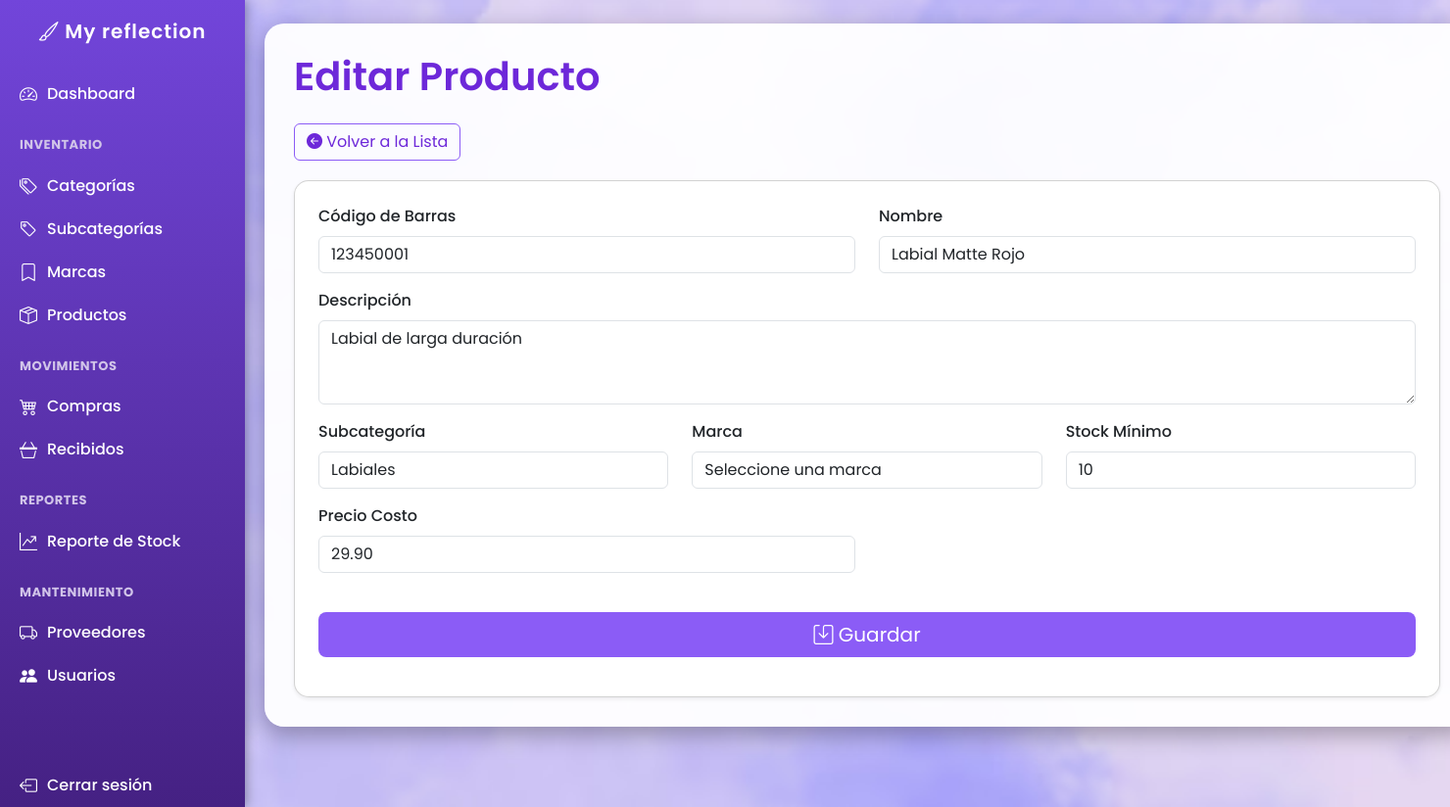
Screenshot of /index.php?c=producto&a=editar&id=1 (signed in) with the database file from the repository.
### tables this page shows
CREATE TABLE Producto (
    idProducto INT AUTO_INCREMENT PRIMARY KEY,
    sku VARCHAR(50) UNIQUE NULL,
    codigoBarras VARCHAR(100) UNIQUE NULL,
    nombre VARCHAR(150) NOT NULL,
    descripcion TEXT,
    idSubcategoria INT,
    idMarca INT,
    stockMinimo INT DEFAULT 0,
    precioCosto DECIMAL(10,2) NOT NULL,
    fechaCreacion DATETIME DEFAULT CURRENT_TIMESTAMP,
    fechaModificacion DATETIME NULL,
    usuarioCreacion VARCHAR(100),
    usuarioModificacion VARCHAR(100),
    esDesactivado TINYINT(1) DEFAULT 0,
    FOREIGN KEY (idSubcategoria) REFERENCES Subcategoria(idSubcategoria),
    FOREIGN KEY (idMarca) REFERENCES Marca(idMarca)
);

CREATE TABLE Subcategoria (
    idSubcategoria INT AUTO_INCREMENT PRIMARY KEY,
    codigo INT NOT NULL,
    nombre VARCHAR(100) NOT NULL,
    idCategoria INT NOT NULL,
    fechaCreacion DATETIME DEFAULT CURRENT_TIMESTAMP,
    fechaModificacion DATETIME NULL,
    usuarioCreacion VARCHAR(100),
    usuarioModificacion VARCHAR(100),
    esDesactivado TINYINT(1) DEFAULT 0,
    FOREIGN KEY (idCategoria)
        REFERENCES Categoria (idCategoria)
);

### controller/ProductoController.php (called while the page is built, shortened)
<?php
require_once __DIR__ . '/../model/Producto.php';
require_once __DIR__ . '/../model/Subcategoria.php';
class ProductoController {
    private $model;
    public function __construct() {
        $this->model = new Producto();
    }
    public function editar($id) {
        $producto = $this->model->obtener($id);
        $subcategoria = new Subcategoria();
        $subcategorias = $subcategoria->listar();
        require_once __DIR__ . '/../view/producto/form.php';
    }
}

### config/Conexion.php (called while the page is built)
<?php
class Database {
    private $host = "localhost";
    private $dbname = "SistemaInventario";
    private $user = "root";
    private $pass = "123456";
    public function getConnection() {
        try {
            $conn = new PDO("mysql:host=$this->host;dbname=$this->dbname",
                $this->user, $this->pass);
            $conn->setAttribute(PDO::ATTR_ERRMODE, PDO::ERRMODE_EXCEPTION);
            return $conn;
        } catch (PDOException $e) {
            die("Error de conexión: " . $e->getMessage());
        }
    }
}

### model/Producto.php (called while the page is built, shortened)
<?php
require_once __DIR__ . '/../config/Conexion.php';
require_once __DIR__ . '/../model/Subcategoria.php';
class Producto {
    private $pdo;
    public function __construct() {
        $db = new Database();
        $this->pdo = $db->getConnection();
    }
    public function obtener($id) {
        try {
            $sql = "CALL sp_obtener_producto(?)";
            $stm = $this->pdo->prepare($sql);
            $stm->execute([$id]);
            return $stm->fetch(PDO::FETCH_OBJ);
        } catch (Exception $e) {
            die($e->getMessage());
        }
    }
}

### model/Subcategoria.php (called while the page is built, shortened)
<?php
require_once __DIR__ . '/../config/Conexion.php';
class Subcategoria {
    private $pdo;
    public function __construct() {
        $db = new Database();
        $this->pdo = $db->getConnection();
    }
    public function listar($terminoBusqueda = '', $limit = 10, $offset = 0) {
        try {
            $sql = "CALL sp_listar_subcategorias_paginado(?, ?, ?)";
            $stm = $this->pdo->prepare($sql);
            $stm->execute([$terminoBusqueda, $limit, $offset]);
            return $stm->fetchAll(PDO::FETCH_OBJ);
        } catch (Exception $e) {
            die($e->getMessage());
        }
    }
}

### view/producto/form.php (the view, shortened to what this page needs)
<?php
include(__DIR__ . '/../BarraMenuAdmin.php');
?>
<!DOCTYPE html>
<html lang="es">
<head>
    <link href="https://cdn.jsdelivr.net/npm/bootstrap@5.3.0/dist/css/bootstrap.min.css" rel="stylesheet">
    <link href="https://cdn.jsdelivr.net/npm/bootstrap-icons/font/bootstrap-icons.css" rel="stylesheet">
</head>
<body>
<div class="content container mt-4">
    <h1 class="mb-4"><?= isset($producto) ? "Editar Producto" : "Nuevo Producto" ?></h1>
    <a href="index.php?c=producto&a=listar" class="btn btn-outline-lila btn-back">
        <i class="bi bi-arrow-left-circle-fill"></i> Volver a la Lista
    </a>
    <div class="card p-4 shadow-sm">
        <form method="post" action="index.php?c=producto&a=<?= isset($producto) ? 'actualizar' : 'guardar' ?>">
            <div class="row">
                <div class="col-md-6">
                    <div class="form-group mb-3">
                        <label for="codigoBarras" class="form-label">Código de Barras</label>
                        <input type="text" name="codigoBarras" id="codigoBarras" value="<?= htmlspecialchars($producto->codigoBarras ?? '') ?>" class="form-control">
                    </div>
                </div>
                <div class="col-md-6">
                    <div class="form-group mb-3">
                        <label for="nombre" class="form-label">Nombre</label>
                        <input type="text" name="nombre" id="nombre" value="<?= htmlspecialchars($producto->nombre ?? '') ?>" class="form-control" required>
                    </div>
                </div>
            </div>
            <div class="form-group mb-3">
                <label for="descripcion" class="form-label">Descripción</label>
                <textarea name="descripcion" id="descripcion" class="form-control" rows="3"><?= htmlspecialchars($producto->descripcion ?? '') ?></textarea>
            </div>
            <div class="row">
                <div class="col-md-4">
                    <div class="form-group mb-3">
                        <label for="idSubcategoria" class="form-label">Subcategoría</label>
                        <select name="idSubcategoria" id="idSubcategoria" class="form-control" required>
                            <?php foreach($subcategorias as $sub): ?>
                                <option value="<?= htmlspecialchars($sub->idSubcategoria) ?>" <?= (isset($producto) && $producto->idSubcategoria == $sub->idSubcategoria) ? 'selected' : '' ?>>
                                    <?= htmlspecialchars($sub->nombre) ?>
                                </option>
                            <?php endforeach; ?>
                        </select>
                    </div>
                </div>
                <div class="col-md-4">
                    <div class="form-group mb-3">
                        <label for="idMarca" class="form-label">Marca</label>
                        <select name="idMarca" id="idMarca" class="form-control" required>
                            <option value="">Seleccione una marca</option>
                        </select>
                    </div>
                </div>
                <div class="col-md-4">
                    <div class="form-group mb-3">
                        <label for="stockMinimo" class="form-label">Stock Mínimo</label>
                        <input type="number" name="stockMinimo" id="stockMinimo" value="<?= htmlspecialchars($producto->stockMinimo ?? 0) ?>" class="form-control" required>
                    </div>
                </div>
            </div>
            <div class="row">
                <div class="col-md-6">
                    <div class="form-group mb-3">
                        <label for="precioCosto" class="form-label">Precio Costo</label>
                        <input type="number" step="0.01" name="precioCosto" id="precioCosto" value="<?= htmlspecialchars($producto->precioCosto ?? 0) ?>" class="form-control" required>
                    </div>
                </div>
            </div>
            <div class="d-grid gap-2 mt-4">
                <button type="submit" class="btn btn-lila btn-lg">
                    <i class="bi bi-save"></i> Guardar
                </button>
            </div>
        </form>
    </div>
</div>
</body>
</html>

### view/BarraMenuAdmin.php (style rules this page uses)
body { font-family: 'Poppins', sans-serif; margin: 0; padding: 0; }
.content { margin-left: 250px; padding: 20px; }

### view/producto/form.php (style rules this page uses)
body { font-family: 'Poppins', sans-serif; background: url("view/imagenes/Fondo2.png") no-repeat center center fixed; background-size: cover; min-height: 100vh; }
.content { margin-left: 270px; margin-top: 10px; max-width: 1230px; background: rgba(255, 255, 255, 0.95); border-radius: 20px; padding: 30px; box-shadow: 0 8px 25px rgba(0,0,0,0.3); }
h1 { font-weight: 600; color: #6d28d9; }
.btn-lila { background-color: #8b5cf6; border: none; color: #fff; transition: 0.3s; }
.btn-outline-lila { border: 1px solid #8b5cf6; color: #6d28d9; transition: 0.3s; }
.card { border-radius: 15px; box-shadow: 0 6px 20px rgba(0,0,0,0.15); }
.form-label { font-weight: 500; }
.btn-back { margin-bottom: 20px; }

### rows the page displays
producto: codigoBarras "123450001", nombre "Labial Matte Rojo", descripcion "Labial de larga duración", idSubcategoria "Labiales", stockMinimo "10", precioCosto "29.90"
